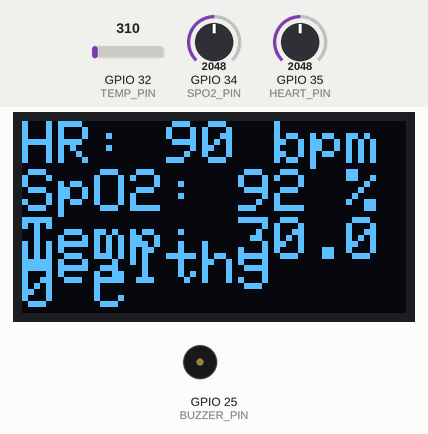
Bench run of a program on a simulated ESP32. Shown: 128×64 one-colour display, buzzer (waves = sounding, pin HIGH). The inputs (shaded band) are chosen by the test bench; at power-on: GPIO 35 (HEART_PIN) = 2048, GPIO 32 (TEMP_PIN) = 310, GPIO 34 (SPO2_PIN) = 2048. What the program prints to the serial monitor is not drawn.

Above: at 1.8 s.
1.9 s: GPIO 35 (HEART_PIN) set to 2553
At 2.5 s:
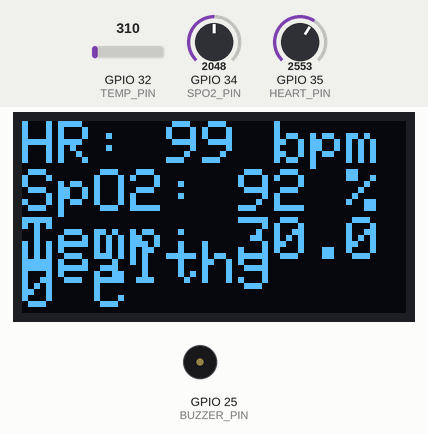
3.6 s: GPIO 35 (HEART_PIN) set to 2643
At 4.7 s:
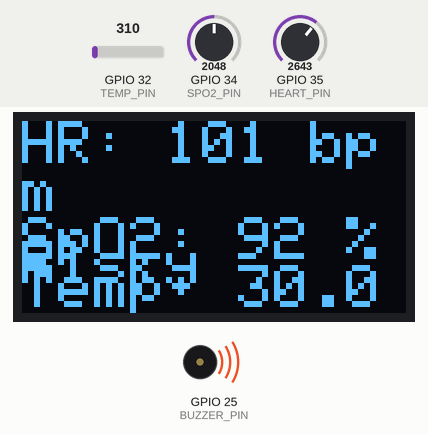
5.6 s: GPIO 32 (TEMP_PIN) set to 372
At 7.0 s:
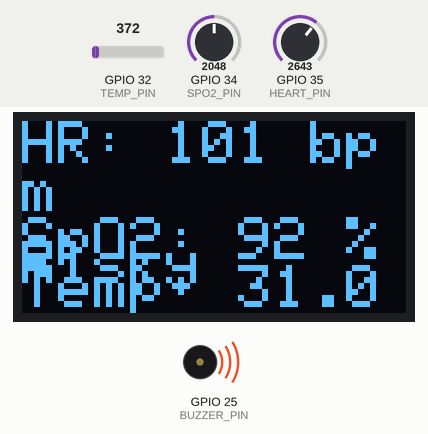
7.7 s: GPIO 34 (SPO2_PIN) set to 2866
At 9.2 s:
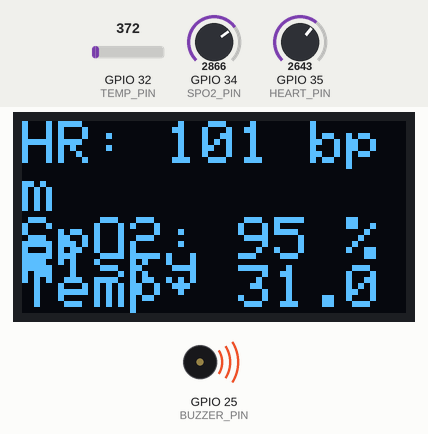
9.7 s: GPIO 32 (TEMP_PIN) set to 186
At 11.4 s:
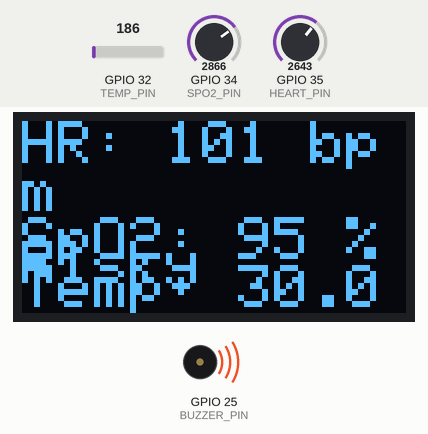
11.8 s: GPIO 34 (SPO2_PIN) set to 3603
At 13.7 s:
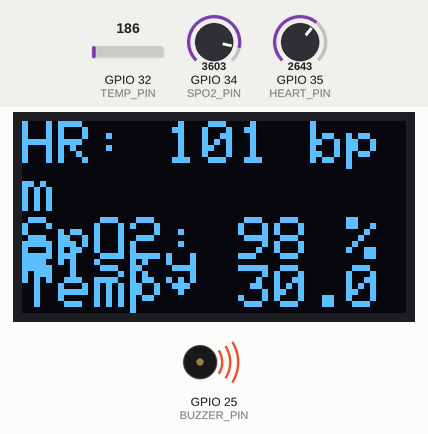
Timing chart, 0 to 14.8 s (numbered marks = the images above; inputs shaded):
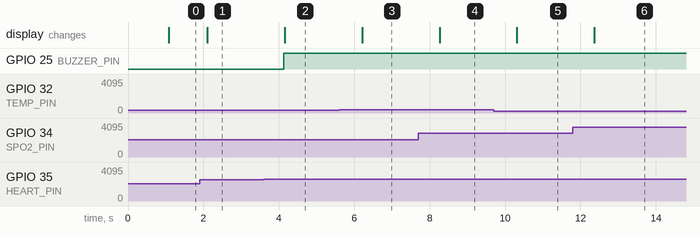

Measured:
- the behaviour switches between 2610 and 2611 on GPIO 35 (HEART_PIN) (found by bisection; images 1 and 2)
- after the input at 1.9 s, the display: changes after 0.21 s (image 1)
- after the input at 3.6 s, GPIO 25 (BUZZER_PIN): LOW → HIGH after 0.53 s; the display: changes after 0.56 s (image 2)
- after the input at 5.6 s, the display: changes after 0.61 s (image 3)
- after the input at 7.7 s, the display: changes after 0.56 s (image 4)
- after the input at 9.7 s, the display: changes after 0.62 s (image 5)
- after the input at 11.8 s, the display: changes after 0.57 s (image 6)

The program:

main.cpp
```cpp
#include <Wire.h>
#include <Adafruit_GFX.h>
#include <Adafruit_SSD1306.h>

#define SCREEN_WIDTH 128
#define SCREEN_HEIGHT 64

Adafruit_SSD1306 display(SCREEN_WIDTH, SCREEN_HEIGHT, &Wire, -1);

// Pins
#define HEART_PIN 35   // pot1
#define SPO2_PIN 34    // pot2
#define TEMP_PIN 32    // NTC
#define BUZZER_PIN 25  // buzzer

// Thresholds (you can tune later)
int hr_low = 60;
int hr_high = 100;

int spo2_low = 90;

float temp_high = 37.5;

void setup() {
  Serial.begin(115200);

  pinMode(BUZZER_PIN, OUTPUT);

  // OLED init
  if (!display.begin(SSD1306_SWITCHCAPVCC, 0x3C)) {
    Serial.println("OLED failed");
    while (true);
  }

  display.clearDisplay();
  display.setTextSize(1);
  display.setTextColor(WHITE);

  // CSV Header (IMPORTANT for ML)
  Serial.println("HeartRate,SpO2,Temperature,Status");
}

void loop() {

  // Read raw values
  int hr_raw = analogRead(HEART_PIN);
  int spo2_raw = analogRead(SPO2_PIN);
  int temp_raw = analogRead(TEMP_PIN);

  // Map to realistic values
  int heartRate = map(hr_raw, 0, 4095, 50, 130);
  int spo2 = map(spo2_raw, 0, 4095, 85, 100);
  float temperature = map(temp_raw, 0, 4095, 30, 42);

  // Condition logic
  String status = "Healthy";

  if (heartRate < hr_low || heartRate > hr_high ||
      spo2 < spo2_low ||
      temperature > temp_high) {
    status = "Risky";
  }

  // Buzzer control
  if (status == "Risky") {
    digitalWrite(BUZZER_PIN, HIGH);
  } else {
    digitalWrite(BUZZER_PIN, LOW);
  }

  // OLED Display
  display.clearDisplay();

  display.setCursor(0, 0);
  display.print("HR: ");
  display.print(heartRate);
  display.println(" bpm");

  display.print("SpO2: ");
  display.print(spo2);
  display.println(" %");

  display.print("Temp: ");
  display.print(temperature);
  display.println(" C");

  display.println("----------------");

  display.setTextSize(2);
  display.setCursor(0, 40);
  display.print(status);

  display.display();

  // CSV Output (FOR ML TRAINING)
  Serial.print(heartRate);
  Serial.print(",");
  Serial.print(spo2);
  Serial.print(",");
  Serial.print(temperature);
  Serial.print(",");
  Serial.println(status);

  delay(1000);
}
```
